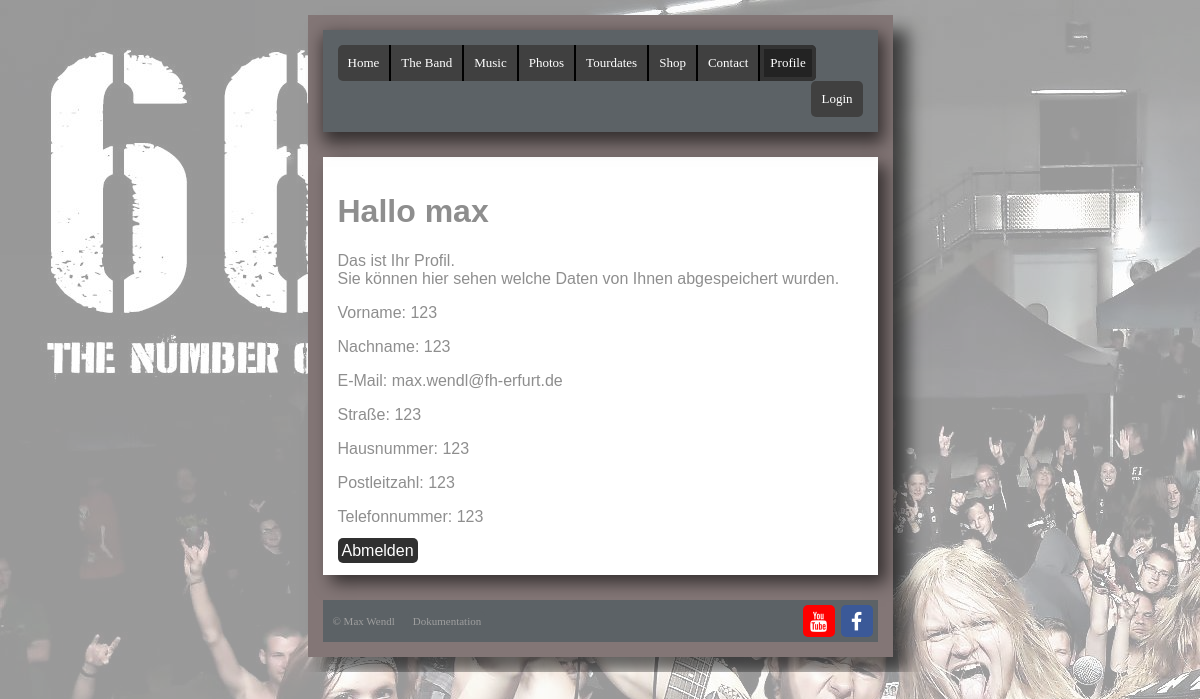
Screenshot of /index.php?page=profile (signed in) with the database file from the repository.
### tables this page shows
CREATE TABLE `users` (
  `user_id` int(11) NOT NULL,
  `username` varchar(20) NOT NULL,
  `password` varchar(20) NOT NULL,
  `firstname` varchar(50) NOT NULL,
  `lastname` varchar(30) NOT NULL,
  `email` varchar(60) NOT NULL,
  `street` varchar(50) NOT NULL,
  `number` varchar(4) NOT NULL DEFAULT '',
  `zip` int(9) NOT NULL,
  `phone` int(20) NOT NULL
);

### includes/pages/profile/profile.php (the view, shortened to what this page needs)
<?php
if(!isset($_SESSION['userid'])) {
    echo('<div class="row">Bitte zuerst einloggen oder registrieren!</div>');
    echo('<div class="row"><a class="link" onclick="showLogin()">zum Login</a></div>');
}else {
    include("includes/functions/connectDB.php");
    $query = "select * from users where user_id=" . $_SESSION['userid'];
    $result = mysqli_query($conn, $query);
    $userData = mysqli_fetch_assoc($result);
?>
<h1>Hallo <?php print $userData['username'] ?> </h1>
<p>Das ist Ihr Profil. <br/> Sie können hier sehen welche Daten von Ihnen abgespeichert wurden.</p>
<p>Vorname: <?php print $userData['firstname'] ?></p>
<p>Nachname: <?php print $userData['lastname'] ?></p>
<p>E-Mail: <?php print $userData['email'] ?></p>
<p>Straße: <?php print $userData['street'] ?></p>
<p>Hausnummer: <?php print $userData['number'] ?></p>
<p>Postleitzahl: <?php print $userData['zip'] ?></p>
<p>Telefonnummer: <?php print $userData['phone'] ?></p>
<a class="link" href="includes/pages/profile/functions/logout.php">Abmelden</a>
<?php
}
?>

### css/screen.css (style rules this page uses)
* { box-sizing: border-box; }
html, body { margin: 0; padding: 0; border: 0; font-size: 100%; font: inherit; vertical-align: baseline; font-family: 'Cinzel', serif; overflow-y: auto; overflow-x: hidden; }
.link { text-decoration: none; border: 0; cursor: pointer; border-radius: 5px; padding: 4px; color: #fff; background-color: #303030; }

### rows the page displays
users: username "max", firstname "123", lastname "123", email "max.wendl@fh-erfurt.de", street "123", number "123", zip "123", phone "123"
